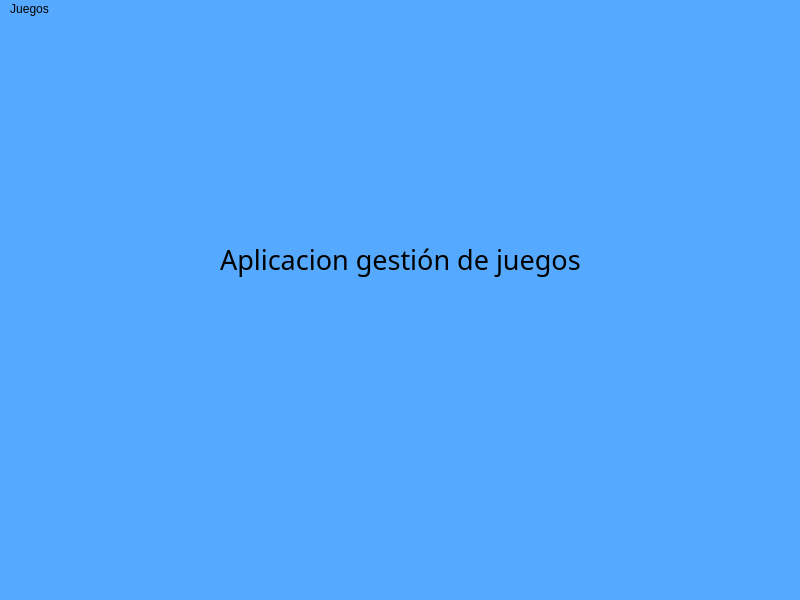
<?xml version="1.0" encoding="UTF-8"?>
<ui version="4.0">
 <class>MainWindow</class>
 <widget class="QMainWindow" name="MainWindow">
  <property name="geometry">
   <rect>
    <x>0</x>
    <y>0</y>
    <width>800</width>
    <height>600</height>
   </rect>
  </property>
  <property name="windowTitle">
   <string>MainWindow</string>
  </property>
  <property name="styleSheet">
   <string notr="true">background-color: rgb(85, 170, 255);</string>
  </property>
  <widget class="QWidget" name="centralwidget">
   <widget class="QLabel" name="label">
    <property name="geometry">
     <rect>
      <x>220</x>
      <y>180</y>
      <width>371</width>
      <height>121</height>
     </rect>
    </property>
    <property name="font">
     <font>
      <family>MV Boli</family>
      <pointsize>20</pointsize>
      <weight>50</weight>
      <italic>false</italic>
      <bold>false</bold>
     </font>
    </property>
    <property name="styleSheet">
     <string notr="true">font: 20pt &quot;MV Boli&quot;;</string>
    </property>
    <property name="text">
     <string>Aplicacion gestión de juegos</string>
    </property>
   </widget>
  </widget>
  <widget class="QMenuBar" name="menubar">
   <property name="geometry">
    <rect>
     <x>0</x>
     <y>0</y>
     <width>800</width>
     <height>21</height>
    </rect>
   </property>
   <widget class="QMenu" name="menuJuegos">
    <property name="title">
     <string>Juegos</string>
    </property>
    <addaction name="submenu_insertar_juego"/>
    <addaction name="submenu_listar_juegos"/>
    <addaction name="submenu_list_widget_juegos"/>
    <addaction name="submenu_table_widget_juegos"/>
    <addaction name="submenu_inicio"/>
   </widget>
   <addaction name="menuJuegos"/>
  </widget>
  <widget class="QStatusBar" name="statusbar"/>
  <action name="submenu_insertar_musica">
   <property name="text">
    <string>Insertar Musica</string>
   </property>
  </action>
  <action name="submenu_listar_juegos">
   <property name="text">
    <string>Listar Juegos</string>
   </property>
  </action>
  <action name="submenu_insertar_juego">
   <property name="text">
    <string>Insertar Juego</string>
   </property>
  </action>
  <action name="submenu_insertar_canciones">
   <property name="text">
    <string>Insertar Canciones</string>
   </property>
  </action>
  <action name="submenu_insertar_anio">
   <property name="text">
    <string>Insertar año</string>
   </property>
  </action>
  <action name="submenu_inicio">
   <property name="text">
    <string>Inicio</string>
   </property>
  </action>
  <action name="submenu_list_widget_juegos">
   <property name="text">
    <string>Listar Juegos List Widget</string>
   </property>
  </action>
  <action name="submenu_table_widget_juegos">
   <property name="text">
    <string>Listar Juegos Table Widget</string>
   </property>
  </action>
 </widget>
 <resources/>
 <connections/>
</ui>
